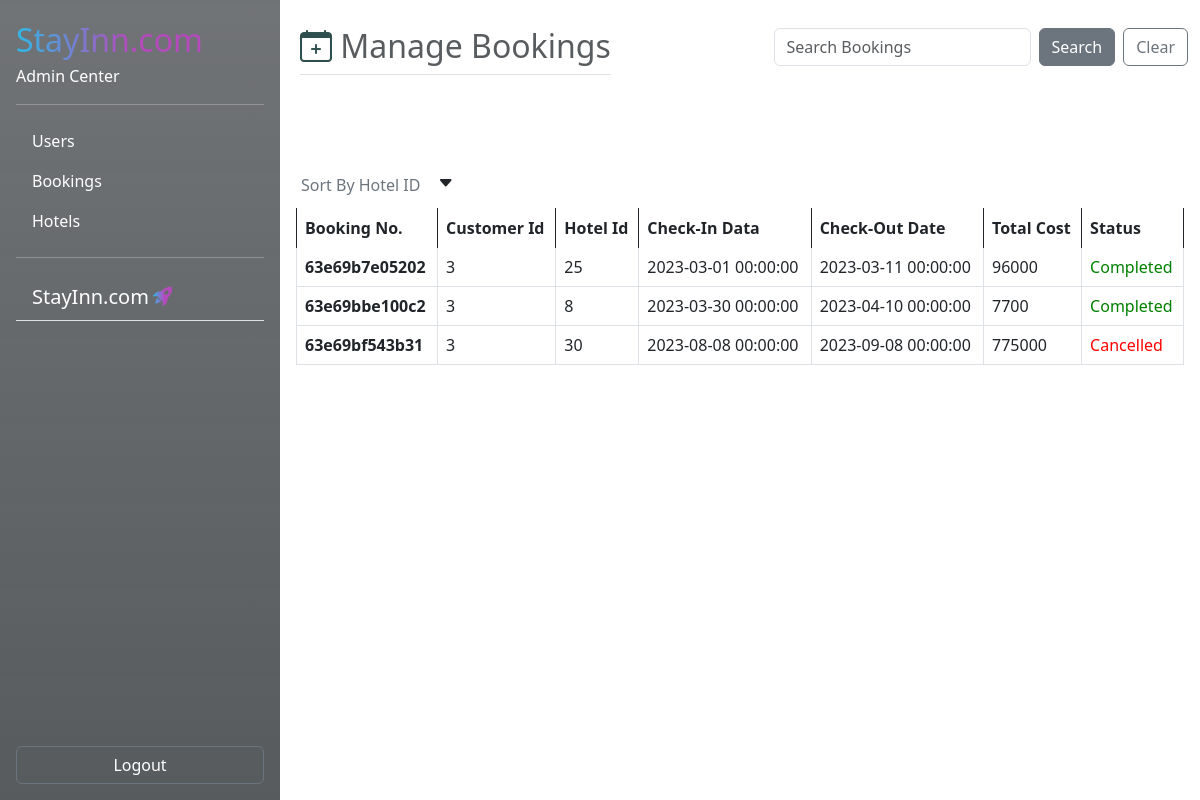
The page /cms/pages/bookings.php (signed in) on the database its author committed.
### tables this page shows
CREATE TABLE `booking` (
  `bookingno` varchar(255) DEFAULT NULL,
  `customerid` varchar(60) DEFAULT NULL,
  `hotelid` varchar(60) DEFAULT NULL,
  `checkindate` datetime NOT NULL DEFAULT current_timestamp(),
  `checkoutdate` datetime NOT NULL DEFAULT current_timestamp(),
  `totalcost` int(255) DEFAULT NULL,
  `cancelled` tinyint(1) NOT NULL DEFAULT 0,
  `completed` tinyint(1) NOT NULL DEFAULT 0
);

### cms/components/sort.php (called while the page is built, shortened)
<?php
if (isset($_GET['booking_sort'])) {
    if ($_GET['booking_sort'] == 'asc') {
        $sort_booking = 'desc';
    } else {
        $sort_booking = 'asc';
    }
} else {
    $sort_booking = 'asc';
}

### cms/pages/bookings.php (the view, shortened to what this page needs)
<?php
include '../components/search.php';
$sql = "SELECT * FROM booking";
$result = mysqli_query($conn, $sql);
$booking = mysqli_fetch_all($result, MYSQLI_ASSOC);
?>
<?php include '../includes/sidebar.php'; ?>
<div class="ps-2" style="margin-left: 280px;">
    <nav class="navbar sticky-top">
        <div class="container-fluid">
            <h2 class="text-muted border-bottom pb-2">
                <i class="bi-calendar-plus" style="font-size: 2rem; color: darkslategrey;"></i>
                Manage Bookings
            </h2>
            <div class="d-flex">
                <?php
                $search = "";
                ?>
                <form action="" class="d-flex gap-2">
                    <input type="text" name="search" class="form-control" placeholder="Search Bookings" value="<?php echo $search; ?>">
                    <button type="submit" class="btn btn-secondary">Search</button>
                    <button type="submit" class="btn btn-outline-secondary" name="clear" value="clear">Clear</button>
                </form>
            </div>
    </nav>
    <?php include '../components/sort.php'; ?>
    <form class="ps-0 mt-5 pt-2" action="?booking_sort=<?php echo $sort_booking; ?>" method="post">
        <input name="booking_sort" id="sort_button" class="btn btn-link text-secondary text-decoration-none" type="submit" value="Sort By Hotel ID">
        <?php echo $sort_booking == 'asc' ? '<i class="bi-caret-down-fill"></i>' : '<i class="bi-caret-up-fill"></i>'; ?>
    </form>
    <div class="table-container mt-2">
        <table class="table table-bordered table-hover">
            <thead class="gradient-bg sticky-top py-1">
                <tr>
                    <th>Booking No.</th>
                    <th>Customer Id</th>
                    <th>Hotel Id</th>
                    <th>Check-In Data</th>
                    <th>Check-Out Date</th>
                    <th>Total Cost</th>
                    <th>Status</th>
                </tr>
            </thead>
            <?php
            foreach ($booking as $data) : ?>
                <tbody>
                    <tr>
                        <th><?php echo $data['bookingno']; ?></th>
                        <td><?php echo $data['customerid']; ?></td>
                        <td><?php echo $data['hotelid']; ?></td>
                        <td><?php echo $data['checkindate']; ?></td>
                        <td><?php echo $data['checkoutdate']; ?></td>
                        <td><?php echo $data['totalcost']; ?></td>
                        <td><?php
                            if ($data['cancelled'] == TRUE) {
                                echo '<span style="color: red;">Cancelled</span>';
                            } else {
                                echo '<span style="color: green;">Completed</span>';
                            }
                            ?></td>
                    </tr>
                </tbody>
            <?php endforeach; ?>
        </table>
    </div>
</div>

### cms/css/sidebar.css (style rules this page uses)
.gradient-bg { padding: 0.5rem; width: 100%; border: none !important; color: #fff !important; background-color: #30b8e6; background-image: -webkit-linear-gradient(0deg, #62d4fa -10%, #b54abd 61%); }

### rows shown on the page
booking: bookingno "63e69b7e05202", customerid "3", hotelid "25", checkindate "2023-03-01 00:00:00", checkoutdate "2023-03-11 00:00:00", totalcost "96000", cancelled "Completed"
booking: bookingno "63e69bbe100c2", customerid "3", hotelid "8", checkindate "2023-03-30 00:00:00", checkoutdate "2023-04-10 00:00:00", totalcost "7700", cancelled "Completed"
booking: bookingno "63e69bf543b31", customerid "3", hotelid "30", checkindate "2023-08-08 00:00:00", checkoutdate "2023-09-08 00:00:00", totalcost "775000", cancelled "Cancelled"
